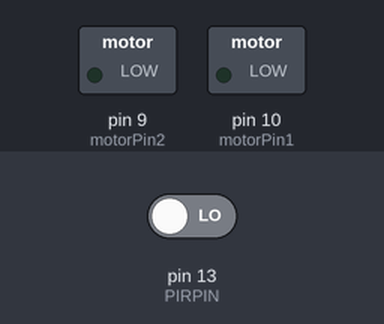
The sketch below on a simulated Arduino Uno, built with avr-gcc and run on an emulated ATmega328P. Shown: switched loads named in the sketch (green lamp = pin HIGH). The inputs (shaded band) are chosen by the test bench; at power-on: pin 13 (PIRPIN) LOW. What the sketch prints to the serial monitor is not drawn.

Above: at 1.2 s.
1.3 s: pin 13 (PIRPIN) driven HIGH
At 3.0 s:
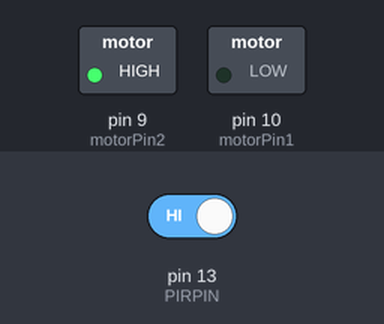
3.3 s: pin 13 (PIRPIN) driven LOW
At 4.7 s:
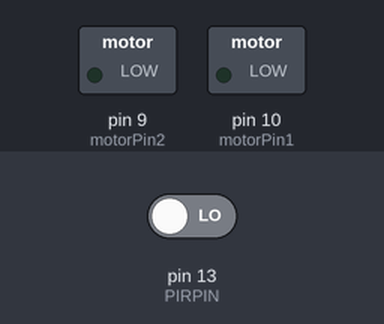
5.3 s: pin 13 (PIRPIN) driven HIGH
At 6.2 s:
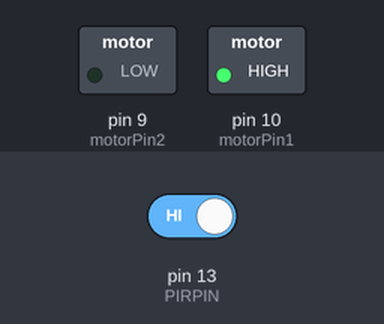
Timing chart, 0 to 12.3 s (numbered marks = the images above; inputs shaded):
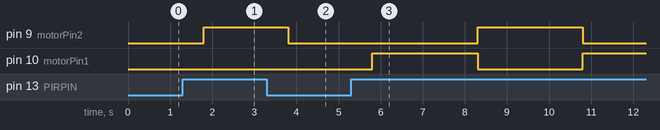

The sketch:

frantic_bigery1.ino
```cpp
// Definitions
enum motorStates{RIGHT, LEFT};
enum motorStates turn = RIGHT;

enum states{WAIT=0,RUN=1};
enum states runState = WAIT;

// PIR-sensor
const int PIRPIN = 13;

// Test button
//const int buttonPin = 8;

// State updater
void setState() {
  if(digitalRead(PIRPIN) == 1) {
    runState = RUN;
    turn = (enum motorStates)(((int)turn + 1) % 2);
    delay(500);
  }
}

//Motor

const int motorPin1  = 10; // Pin  7 of L293
const int motorPin2  = 9;  // Pin  2 of L293


void chooseRotation() {
  if(runState == WAIT) {
    digitalWrite(motorPin1, LOW);
    digitalWrite(motorPin2, LOW);
  } else if(runState == RUN && turn == RIGHT) {
    	digitalWrite(motorPin1, HIGH);
    	digitalWrite(motorPin2, LOW);
    	delay(2000);
    	runState = WAIT;

  } else if(runState == RUN && turn == LEFT) {
    	digitalWrite(motorPin1, LOW);
    	digitalWrite(motorPin2, HIGH);
    	delay(2000);
    	runState = WAIT;
  }
}

//This will run only one time.
void setup(){

    //Set pins as outputs
    pinMode(motorPin1, OUTPUT);
    pinMode(motorPin2, OUTPUT);
  	//pinMode(buttonPin, INPUT_PULLUP);
  	pinMode(PIRPIN, INPUT);

  	// Set stepper speed
  	Serial.begin(9600);
}


void loop(){
  setState();
  chooseRotation();
  Serial.println(digitalRead(PIRPIN));
}
```

project_x.c
```cpp
// Code for the machine

#ifndef _SYSTEM
#define intel.h
#endif

void main(){
  // todo
}
```

Measured:
- after the input at 1.3 s, pin 9 (motorPin2): LOW → HIGH after 0.50 s
- after the input at 3.3 s, pin 9 (motorPin2): HIGH → LOW after 0.50 s instead of 1.0 s; pin 10 (motorPin1): stays LOW (without the input it goes to HIGH after 1.0 s)
- after the input at 5.3 s, pin 9 (motorPin2): LOW → HIGH after 3.0 s, → LOW 2.5 s later; pin 10 (motorPin1): LOW → HIGH after 0.50 s, → LOW 2.5 s later, → HIGH 2.5 s later
